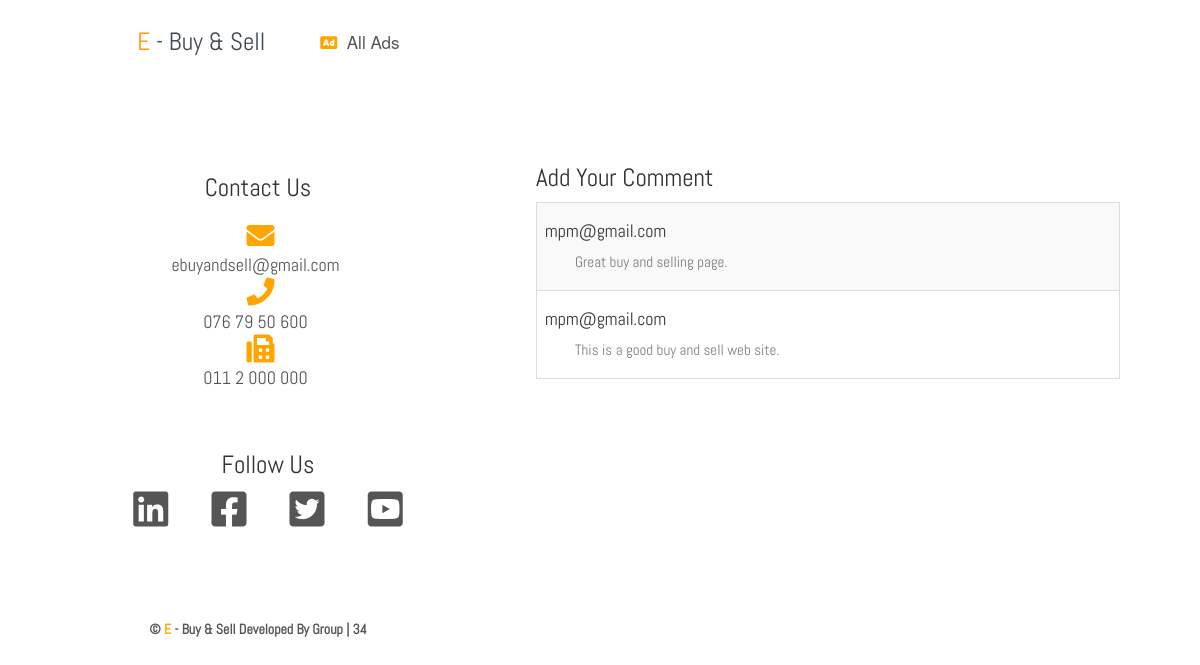
Screenshot of /other.php with the database file from the repository.
### tables this page shows
CREATE TABLE `comments` (
  `name` varchar(150) NOT NULL,
  `comment` varchar(1500) NOT NULL
);

### other.php (the view, shortened to what this page needs)
<?php
    require_once('db.php');
?>
<!DOCTYPE html>
<html lang="en">
    <head>
        <link rel="stylesheet" href="./css/all.css">
        <link rel="stylesheet" href="./css/all.min.css">
        <link rel="stylesheet" href="./css/brands.css">
        <link rel="stylesheet" href="./css/brands.min.css">
        <link rel="stylesheet" href="./css/fontawesome.css">
        <link rel="stylesheet" href="./css/fontawesome.min.css">
        <link rel="stylesheet" href="./css/fonts.css">
        <link rel="stylesheet" href="./css/regular.css">
        <link rel="stylesheet" href="./css/regular.min.css">
        <link rel="stylesheet" href="./css/solid.css">
        <link rel="stylesheet" href="./css/solid.min.css">
        <link rel="stylesheet" href="./css/svg-with-js.css">
        <link rel="stylesheet" href="./css/svg-with-js.min.css">
        <link rel="stylesheet" href="./css/v4-shims.css">
        <link rel="stylesheet" href="./css/v4-shims.min.css">
	    <link rel="stylesheet" href="./css/owl.carousel.min.css">
	    <link rel="stylesheet" href="./css/owl.theme.default.min.css">
	    <link rel="stylesheet" href="./css/aos/aos.css">
        <link rel="stylesheet" href="./css/custom/other.css">
        <link rel="stylesheet" href="./bootstrap-3.3.7-dist/css/bootstrap.css" />
        <link rel="stylesheet" href="./bootstrap-3.3.7-dist/css/bootstrap.min.css   " />
    </head>
    <body>
        <div class="sticky-top nav-bar">
            <div class="nav-logo">
                <div class="nav-brand">
                    <a href="index.php" class="text-gray"><span>E</span> - Buy & Sell</a>
                </div>
            </div>
            <div class="nav">
                <ul>
                    <li><a href="index.php"><i class="fas fa-ad"></i>&nbsp;&nbsp;All Ads</a></li>
                </ul>
            </div>
        </div>
        <div class="main-content">
            <div class="contact">
                <div class="item-content">
                    <h4>Contact Us</h4>
                    <div class="items">
                        <a href=""><i class="fas fa-envelope"></i><br>
                        ebuyandsell@gmail.com</a><br>
                        <a href=""><i class="fas fa-phone"></i><br>
                        076 79 50 600</a><br>
                        <a href=""><i class="fas fa-fax"></i><br>
                        011 2 000 000</a>
                    </div>
                </div>
                <div class="follow-us">
                    <h4>Follow Us</h4>
                    <div class="items">
                        <a href="" ><i class="fa fa-linkedin-square"></i></a>
                        <a href="" ><i class="fa fa-facebook-square"></i></a>
                        <a href="" ><i class="fa fa-twitter-square"></i></a>
                        <a href="" ><i class="fa fa-youtube-square"></i></a>
                    </div>
                </div>
                <div class="dev">
                    <a href="#">&copy;&nbsp;<span>E</span> - Buy & Sell Developed By Group | 34</a>
                </div>
            </div>
            <div class="map">
                <div class="comment">
                    <h4>Add Your Comment</h4>
                    <table class="table table-striped table-bordered table-sm">
                        <?php
                            $selectloc = "SELECT * FROM comments";
                            $selectlocation = mysqli_query($conn, $selectloc);
                            while( $row = mysqli_fetch_assoc($selectlocation) ){
                                echo "<tr>
                                <td>
                                    <div class='name'>
                                        <h5>{$row['name']}</h5>
                                    </div>
                                    <div class='content'>
                                        <p>{$row['comment']}</p>
                                    </div>
                                    </td>
                                </tr>\n";
                              }
                        ?>
                    </table>
                </div>
            </div>
        </div>
    </body>
</html>

### css/all.css (style rules this page uses)
.fa, .fas, .far, .fal, .fad, .fab { -moz-osx-font-smoothing: grayscale; -webkit-font-smoothing: antialiased; display: inline-block; font-style: normal; font-variant: normal; text-rendering: auto; line-height: 1; }
.fa-ad:before { content: "\f641"; }
.fa-envelope:before { content: "\f0e0"; }
.fa-facebook-square:before { content: "\f082"; }
.fa-fax:before { content: "\f1ac"; }
.fa-phone:before { content: "\f095"; }
.fa-twitter-square:before { content: "\f081"; }
.fa-youtube-square:before { content: "\f431"; }
.fa, .fas { font-family: 'Font Awesome 5 Free'; font-weight: 900; }

### css/solid.css (style rules this page uses)
.fa, .fas { font-family: 'Font Awesome 5 Free'; font-weight: 900; }

### css/v4-shims.css (style rules this page uses)
.fa.fa-twitter-square { font-family: 'Font Awesome 5 Brands'; font-weight: 400; }
.fa.fa-facebook-square { font-family: 'Font Awesome 5 Brands'; font-weight: 400; }
.fa.fa-linkedin-square { font-family: 'Font Awesome 5 Brands'; font-weight: 400; }
.fa.fa-linkedin-square:before { content: "\f08c"; }
.fa.fa-youtube-square { font-family: 'Font Awesome 5 Brands'; font-weight: 400; }

### css/custom/other.css (style rules this page uses)
html,body { margin: 0%; box-sizing: border-box; overflow-x: hidden; padding-left: .5rem; padding-right: .5rem; }
:root { --text-gray:#3f4954; --text-light:#686666da; --bg-color:#0f0f0f; --white:#ffffff; --midnight:#104f55; --sky:linear-gradient(120deg,#a1c4fd 0%,#c2e9fb 100%); --Abel:'Abel',cursive; --Anton:'Anton',cursive; --Josefin:'Josefin',cursive; --Lexend:'Lexend',cursive; --Livvic:'Livvic',cursive; }
a { text-decoration: none; color:var(--text-gray); }
ul { list-style-type: none; }
span { font-family: var(--Abel); }
.text-gray { color: var(--text-gray); }
p { font-family: var(--Lexend); color: var(--text-light); }
.nav-logo { width: 15%; float: left; text-align: center; padding-left: .5rem; }
.nav { width: 84.5%; float: right; }
.nav-bar { margin-top: 2rem; margin-left: 10%; margin-right: 10%; }
.nav-bar ul { list-style-type: none; margin: 0; padding: 0 3rem 0 3rem; overflow: hidden; }
.nav-bar li { float: left; }
.nav-bar li a { display: block; color: #555; text-align: center; padding: 10px 16px; text-decoration: none; font-size: 1.7rem; }
.nav-bar li i { color: orange; }
.nav-bar .nav-logo .nav-brand span { color: #FE980F; }
.nav-bar .nav-logo .nav-brand a { font-size: .6rem; text-align: center; padding: .4rem 0; display: block; font-family: var(--Abel); font-size: 2.5rem; text-decoration: none; }
.main-content { width: 100%; padding: 2rem 2rem 2rem 2rem; height: auto; }
.main-content .contact { width: 40%; float: left; height: auto; padding: 10rem 2rem 2rem 2rem; text-align: center; font-family: var(--Abel); margin-bottom: 3rem; }
.main-content .contact .item-content h4 { font-size: 2.5rem; margin-bottom: 2rem; }
.main-content .contact .item-content .items a { text-decoration: none; color: #555; font-size: 1.8rem; margin: .5rem; }
.main-content .contact .item-content .items i { font-size: 2.8rem; color: orange; }
.main-content .map { width: 60%; float: right; height: auto; padding: 7rem 5rem 5rem 5rem; }
.main-content .map .comment { margin-top: 3rem; font-family: var(--Abel); }
.main-content .map .comment h4 { font-size: 2.5rem }
.main-content .map .comment table tr td h5 { font-size: 1.8rem }
.main-content .map .comment table tr td p { font-family: var(--Abel); font-size: 1.5rem; margin-left: 3rem; }
.follow-us { margin: 1rem; padding: 2rem; font-family: var(--Abel); text-align: center; width: 100%; height: auto; }
.follow-us h4 { font-size: 2.5rem; margin-top: 3rem; }
.follow-us .items a { color: #555; text-decoration: none; margin: 2rem; }
.follow-us .items i { font-size: 4rem; }
.dev { width: auto; height: auto; font-family: var(--Abel); text-align: center; margin-top: 7rem; }
.dev a { font-size: 1.4 rem; color: #555; text-decoration: none; font-weight: bold; }
.dev a span { color: orange; }

### rows the page displays
comments: name "mpm@gmail.com", comment "Great buy and selling page."
comments: name "mpm@gmail.com", comment "This is a good buy and sell web site."
